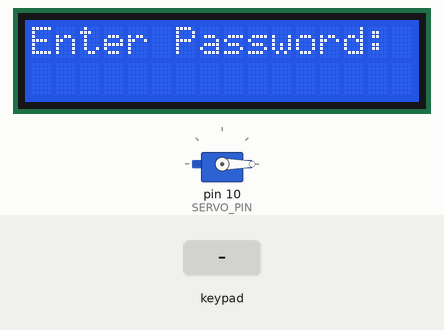
Simulated run of this sketch. Board: Arduino Uno, built with avr-gcc and run on an emulated ATmega328P. On the bench: servo, 16×2 character LCD. Inputs (shaded band) come from the test bench.

Above: at 5.5 s.
5.6 s: keypad keys 4 5 7 3 pressed 0.4 s apart
At 8.3 s:
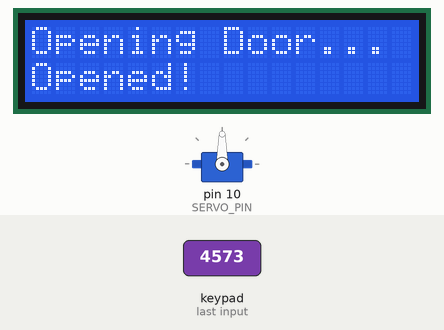
11.7 s: keypad keys 2 3 4 5 pressed 0.4 s apart
At 16.1 s:
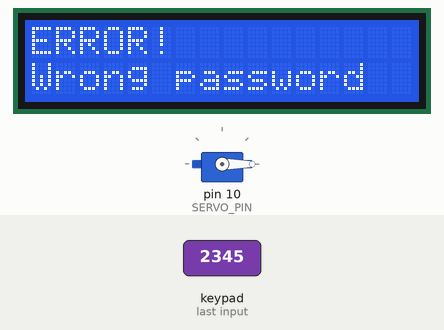
16.3 s: key '1' pressed
At 18.7 s:
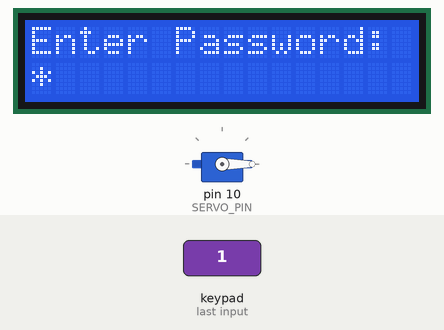
19.0 s: key '2' pressed
At 20.3 s:
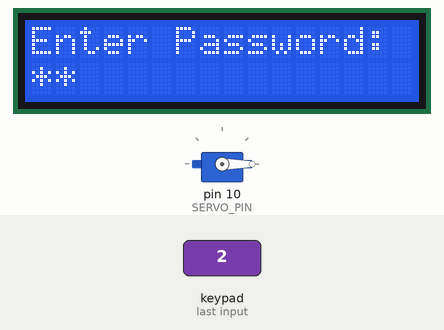
Timing chart, 0 to 21.5 s (numbered marks = the images above; inputs shaded):
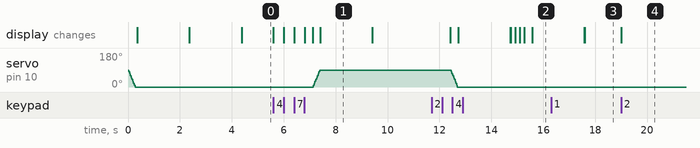

The sketch:

sketch.ino
```cpp
#include <Keypad.h>
#include <LiquidCrystal.h>
#include <Servo.h>

Servo myservo;

// LCD: RS->A0, E->A1, D4->A2, D5->A3, D6->A4, D7->A5
LiquidCrystal lcd(A0, A1, A2, A3, A4, A5);

// Keypad
const byte ROWS = 4;
const byte COLS = 4;

char keys[ROWS][COLS] = {
  { '1','2','3','A' },
  { '4','5','6','B' },
  { '7','8','9','C' },
  { '*','0','#','D' }
};

// Avoid pins 0/1 (Serial). Wire keypad pin order R1,R2,R3,R4,C1,C2,C3,C4
// to Arduino pins 2,3,4,5,6,7,8,9 respectively.
byte rowPins[ROWS] = { 2, 3, 4, 5 };
byte colPins[COLS] = { 6, 7, 8, 9 };

Keypad customKeypad = Keypad(makeKeymap(keys), rowPins, colPins, ROWS, COLS);

const byte SERVO_PIN = 10;          // matches the green wire in your circuit
const char Master[] = "4573";       // password
const byte PASS_LEN = sizeof(Master) - 1;

char Data[PASS_LEN + 1];            // +1 for the terminating '\0'
byte data_count = 0;

void showPrompt() {
  lcd.clear();
  lcd.setCursor(0, 0);
  lcd.print("Enter Password:");
}

void clearData() {
  memset(Data, 0, sizeof(Data));
  data_count = 0;
}

void ServoClose() {
  for (int pos = 90; pos >= 0; pos -= 10) {
    myservo.write(pos);
    delay(30);
  }
}

void ServoOpen() {
  for (int pos = 0; pos <= 90; pos += 10) {
    myservo.write(pos);
    delay(30);
  }
}

void setup() {
  myservo.attach(SERVO_PIN);
  ServoClose();

  lcd.begin(16, 2);
  lcd.print("Door is locked");
  delay(2000);
  lcd.clear();
  lcd.print("Loading...");
  delay(2000);

  clearData();
  showPrompt();
}

void loop() {
  char key = customKeypad.getKey();
  if (!key) return;

  // '*' clears the current entry
  if (key == '*') {
    clearData();
    showPrompt();
    return;
  }

  if (data_count < PASS_LEN) {
    Data[data_count] = key;
    lcd.setCursor(data_count, 1);
    lcd.print('*');                 // hide the digit (use 'key' to show it)
    data_count++;
    Data[data_count] = '\0';
  }

  if (data_count == PASS_LEN) {
    delay(300);                     // let the last '*' be seen
    lcd.clear();

    if (strcmp(Data, Master) == 0) {
      lcd.print("Opening Door...");
      ServoOpen();
      lcd.setCursor(0, 1);
      lcd.print("Opened!");
      delay(2000);

      lcd.clear();
      lcd.print("Waiting...");
      delay(3000);

      lcd.clear();
      lcd.print("Closing Door...");
      ServoClose();
      lcd.setCursor(0, 1);
      lcd.print("Closed!");
      delay(2000);
    } else {
      lcd.print("ERROR!");
      lcd.setCursor(0, 1);
      lcd.print("Wrong password");
      delay(2000);
    }

    clearData();
    showPrompt();
  }
}
```

Measured:
- after the input at 5.6 s, servo on pin 10 (SERVO_PIN): moves from 0° to 90° over 0.24 s, starting after 1.5 s; the display: first changes at once (image 1 shows a later state)
- after the input at 11.7 s, the display: first differs from a run without the input after 3.1 s (image 2 shows a later state)
- after the input at 16.3 s, the display: first differs from a run without the input after 1.3 s (image 3)
- after the input at 19.0 s, the display: changes at once (image 4)
- what the display in image 1 shows lasts 2.0 s, from 7.4 s to 9.4 s
